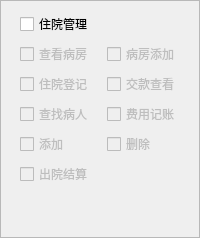
        <widget class="QFrame" name="frame_6">
         <property name="frameShape">
          <enum>QFrame::StyledPanel</enum>
         </property>
         <property name="frameShadow">
          <enum>QFrame::Raised</enum>
         </property>
         <layout class="QGridLayout" name="gridLayout">
          <item row="1" column="1">
           <widget class="QCheckBox" name="checkBoxHospManage2">
            <property name="enabled">
             <bool>false</bool>
            </property>
            <property name="sizePolicy">
             <sizepolicy hsizetype="Fixed" vsizetype="Fixed">
              <horstretch>0</horstretch>
              <verstretch>0</verstretch>
             </sizepolicy>
            </property>
            <property name="minimumSize">
             <size>
              <width>60</width>
              <height>20</height>
             </size>
            </property>
            <property name="text">
             <string>病房添加</string>
            </property>
           </widget>
          </item>
          <item row="4" column="0">
           <widget class="QCheckBox" name="checkBoxHospManage7">
            <property name="enabled">
             <bool>false</bool>
            </property>
            <property name="sizePolicy">
             <sizepolicy hsizetype="Fixed" vsizetype="Fixed">
              <horstretch>0</horstretch>
              <verstretch>0</verstretch>
             </sizepolicy>
            </property>
            <property name="minimumSize">
             <size>
              <width>60</width>
              <height>20</height>
             </size>
            </property>
            <property name="text">
             <string>添加</string>
            </property>
           </widget>
          </item>
          <item row="3" column="0">
           <widget class="QCheckBox" name="checkBoxHospManage5">
            <property name="enabled">
             <bool>false</bool>
            </property>
            <property name="sizePolicy">
             <sizepolicy hsizetype="Fixed" vsizetype="Fixed">
              <horstretch>0</horstretch>
              <verstretch>0</verstretch>
             </sizepolicy>
            </property>
            <property name="minimumSize">
             <size>
              <width>60</width>
              <height>20</height>
             </size>
            </property>
            <property name="text">
             <string>查找病人</string>
            </property>
           </widget>
          </item>
          <item row="5" column="0">
           <widget class="QCheckBox" name="checkBoxHospManage9">
            <property name="enabled">
             <bool>false</bool>
            </property>
            <property name="sizePolicy">
             <sizepolicy hsizetype="Fixed" vsizetype="Fixed">
              <horstretch>0</horstretch>
              <verstretch>0</verstretch>
             </sizepolicy>
            </property>
            <property name="minimumSize">
             <size>
              <width>60</width>
              <height>20</height>
             </size>
            </property>
            <property name="text">
             <string>出院结算</string>
            </property>
           </widget>
          </item>
          <item row="4" column="1">
           <widget class="QCheckBox" name="checkBoxHospManage8">
            <property name="enabled">
             <bool>false</bool>
            </property>
            <property name="sizePolicy">
             <sizepolicy hsizetype="Fixed" vsizetype="Fixed">
              <horstretch>0</horstretch>
              <verstretch>0</verstretch>
             </sizepolicy>
            </property>
            <property name="minimumSize">
             <size>
              <width>60</width>
              <height>20</height>
             </size>
            </property>
            <property name="text">
             <string>删除</string>
            </property>
           </widget>
          </item>
          <item row="3" column="1">
           <widget class="QCheckBox" name="checkBoxHospManage6">
            <property name="enabled">
             <bool>false</bool>
            </property>
            <property name="sizePolicy">
             <sizepolicy hsizetype="Fixed" vsizetype="Fixed">
              <horstretch>0</horstretch>
              <verstretch>0</verstretch>
             </sizepolicy>
            </property>
            <property name="minimumSize">
             <size>
              <width>60</width>
              <height>20</height>
             </size>
            </property>
            <property name="text">
             <string>费用记账</string>
            </property>
           </widget>
          </item>
          <item row="2" column="1">
           <widget class="QCheckBox" name="checkBoxHospManage4">
            <property name="enabled">
             <bool>false</bool>
            </property>
            <property name="sizePolicy">
             <sizepolicy hsizetype="Fixed" vsizetype="Fixed">
              <horstretch>0</horstretch>
              <verstretch>0</verstretch>
             </sizepolicy>
            </property>
            <property name="minimumSize">
             <size>
              <width>60</width>
              <height>20</height>
             </size>
            </property>
            <property name="text">
             <string>交款查看</string>
            </property>
           </widget>
          </item>
          <item row="1" column="0">
           <widget class="QCheckBox" name="checkBoxHospManage1">
            <property name="enabled">
             <bool>false</bool>
            </property>
            <property name="sizePolicy">
             <sizepolicy hsizetype="Fixed" vsizetype="Fixed">
              <horstretch>0</horstretch>
              <verstretch>0</verstretch>
             </sizepolicy>
            </property>
            <property name="minimumSize">
             <size>
              <width>60</width>
              <height>20</height>
             </size>
            </property>
            <property name="text">
             <string>查看病房</string>
            </property>
           </widget>
          </item>
          <item row="2" column="0">
           <widget class="QCheckBox" name="checkBoxHospManage3">
            <property name="enabled">
             <bool>false</bool>
            </property>
            <property name="sizePolicy">
             <sizepolicy hsizetype="Fixed" vsizetype="Fixed">
              <horstretch>0</horstretch>
              <verstretch>0</verstretch>
             </sizepolicy>
            </property>
            <property name="minimumSize">
             <size>
              <width>60</width>
              <height>20</height>
             </size>
            </property>
            <property name="text">
             <string>住院登记</string>
            </property>
           </widget>
          </item>
          <item row="0" column="0">
           <widget class="QCheckBox" name="checkBoxHospManage">
            <property name="sizePolicy">
             <sizepolicy hsizetype="Fixed" vsizetype="Fixed">
              <horstretch>0</horstretch>
              <verstretch>0</verstretch>
             </sizepolicy>
            </property>
            <property name="minimumSize">
             <size>
              <width>60</width>
              <height>20</height>
             </size>
            </property>
            <property name="text">
             <string>住院管理</string>
            </property>
           </widget>
          </item>
          <item row="6" column="0">
           <spacer name="verticalSpacer_3">
            <property name="orientation">
             <enum>Qt::Vertical</enum>
            </property>
            <property name="sizeHint" stdset="0">
             <size>
              <width>20</width>
              <height>40</height>
             </size>
            </property>
           </spacer>
          </item>
         </layout>
        </widget>
